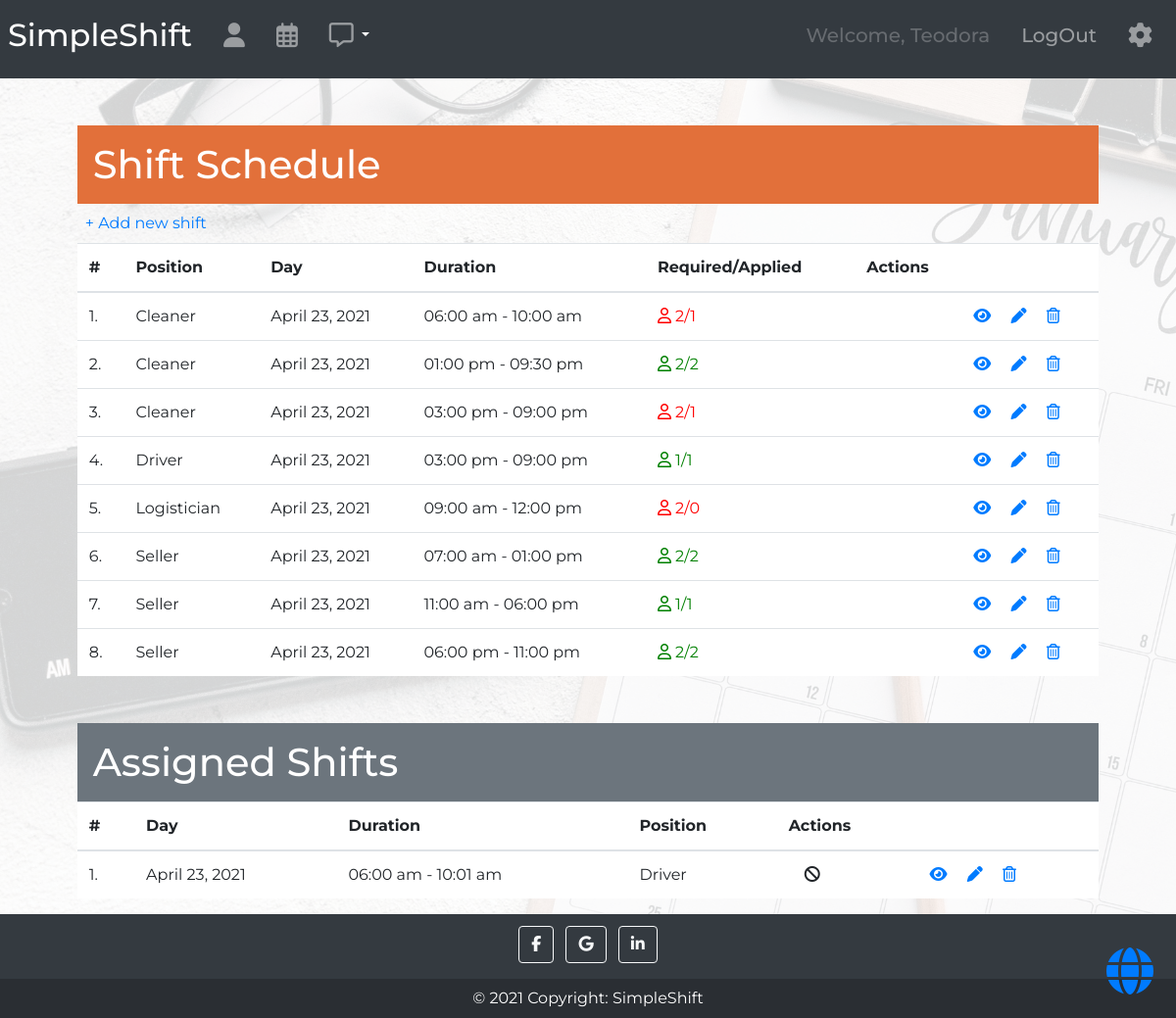
The page /shifts/ (signed in) on the database its author committed.
### shifts/models/employee_model.py (models this page shows, shortened)
class Employee(SimpleEmailConfirmationUserMixin, AbstractUser):
    job = models.ManyToManyField('Job', blank=True, related_name='employees')
    is_admin = models.BooleanField(default=False)
    is_employee = models.BooleanField(default=False)
    is_logged = models.BooleanField(default=False)
    def __str__(self):
        if self.first_name:
            return f"{self.first_name} {self.last_name}"
        else:
            return f"{self.username}"

### shifts/models/shift_model.py (models this page shows, shortened)
class Shift(models.Model):
    start_time = models.DateTimeField()
    end_time = models.DateTimeField()
    job_type = models.ForeignKey('Job', on_delete=models.CASCADE, related_name='shifts')
    required_employees = models.PositiveIntegerField(default=1)
    def __str__(self):
        return f"{ self.get_start_time().strftime('%I:%M %p') } - { self.get_end_time().strftime('%I:%M %p') }".lower()
    def get_start_time(self):
        return self.start_time.replace(tzinfo=timezone.utc).astimezone(tz=None)
    def get_end_time(self):
        return self.end_time.replace(tzinfo=timezone.utc).astimezone(tz=None)
    def count_difference(self):
        return self.required_employees - self.assigned.filter(shift_id=self.id).count()
    def replacement_requested(self):
        return ShiftEmployee.objects.filter(shift_id=self.pk).filter(status='replace')

### shifts/models/job_model.py (models this page shows, shortened)
class Job(models.Model):
    title = models.CharField(max_length=100)
    hourly_fee = models.DecimalField('Hourly fee EUR', max_digits=10, decimal_places=2)
    description = models.TextField(max_length=255, null=True, blank=True)
    def __str__(self):
        return self.title

### shifts/models/shift_employee_model.py (models this page shows, shortened)
class ShiftEmployee(models.Model):
    shift = models.ForeignKey('Shift', on_delete=models.CASCADE, related_name='assigned')
    employee = models.ForeignKey('Employee', on_delete=models.CASCADE, null=True, related_name='assigned')
    status = models.CharField(max_length=20, null=True, blank=True)
    absence_reason = models.CharField(max_length=255, null=True, blank=True)
    absence_report_time = models.DateTimeField(null=True, blank=True)
    def get_report_time(self):
        return self.absence_report_time.replace(tzinfo=timezone.utc).astimezone(tz=None)

### shifts/views/shift_views.py (the view)
# urls.py: path('', ShiftListView.as_view(), name='shift_list'),
class ShiftListView(LoginRequiredMixin, generic.ListView):
    template_name = 'shifts/shift_list.html'
    def get_queryset(self):
        user = self.request.user
        queryset = Shift.objects.order_by('job_type__title', 'start_time')
        if self.request.user.is_employee:
            queryset = queryset.filter(job_type__in=self.request.user.job.all())
        return queryset
    def get_context_data(self, *, object_list=None, **kwargs):
        context = super(ShiftListView, self).get_context_data(**kwargs)
        user = self.request.user
        queryset = ShiftEmployee.objects.filter(employee_id=user.id).order_by('shift__start_time')
        assigned = [shiftemployee.shift for shiftemployee in ShiftEmployee.objects.filter(employee_id=user.id)]
        context.update({
            'assigned_shifts': queryset,
            'assigned': assigned,
        })
        return context

### shifts/templates/shifts/shift_list.html (shortened to what this page needs)
{% extends 'base.html' %}
{% block content %}
<div class="row justify-content-center container-fluid m-0">
  <div class="col-11">
    <h1 class="m-0 mt-5 p-3 text-white" style="background-color:#e2703a;">Shift Schedule</h1>
    {% if user.is_admin %}
    <div class="p-2"><a href="{% url 'shifts:shift_create' %}">+ Add new shift</a></div>
    {% endif %}
      <table class="table table-hover bg-white table-counter">
        <thead>
        <tr>
          <th>#</th>
          <th scope="col">Position</th>
          <th scope="col">Day</th>
          <th scope="col">Duration</th>
          <th scope="col">Required/Applied</th>
          <th scope="col">Actions</th>
          <th scope="col"></th>
        </tr>
        </thead>
        <tbody>
        {% for shift in shift_list %}
        {% if shift not in assigned %}
        <tr>
          <td></td>
          <td>{{ shift.job_type }}</td>
          <td>{{ shift.start_time.date }}</td>
          <td>{{ shift }}</td>
          <td {% if not shift.count_difference %} style="color:green" {% else %} style="color:red;"{% endif %}><i class="far fa-user"></i> {{ shift.required_employees }}/<a style='cursor:pointer;' data-toggle="popover" title="Assigned Employees" data-html="true" data-content="{% for obj in shift.assigned.all %} {{ obj.employee }} <br /> {% empty %}No data to display{% endfor %}">{{ shift.assigned.count }}</a></td>
          <td>
          </td>
          <td>
            <a title="Details" href="{% url 'shifts:shift_detail' pk=shift.pk %}"><i class="fas fa-eye"></i></a>
            {% if user.is_admin %}
            <a title='Edit' href="{% url 'shifts:shift_update' pk=shift.pk %}"><i class="fas fa-pen ml-3 mr-3"></i></a>
            <a title='Remove' href="{% url 'shifts:shift_delete' pk=shift.pk %}"><i class="far fa-trash-alt"></i></a>
            {% endif %}
          </td>
        </tr>
        {% endif %}
        {% endfor %}
  </tbody>
</table>
      {% if assigned_shifts %}
        <h1 class="m-0 mt-5 p-3 bg-secondary text-white">Assigned Shifts</h1>
      <table class="table table-hover bg-white table-counter">
        <thead>
        <tr>
          <th>#</th>
          <th scope="col">Day</th>
          <th scope="col">Duration</th>
          <th scope="col">Position</th>
          <th scope="col">Actions</th>
          <th scope="col"></th>
        </tr>
        </thead>
        <tbody>
        {% for assigned_shift in assigned_shifts %}
        <tr>
          <td></td>
          <td>{{ assigned_shift.shift.start_time.date }}</td>
          <td>{{ assigned_shift.shift }}</td>
          <td>{{ assigned_shift.shift.job_type }}</td>
          {% if not assigned_shift.status %}
          <td><a class='mr-3' title="Request for replacement" href="{% url 'shifts:replace_request' pk=assigned_shift.shift.id %}" onclick="return confirm('Are you sure?');"><i class="fas fa-exchange-alt"></i></a>
          {% elif assigned_shift.status == 'replace' %}
          <td class='mr-3' title="Replacement requested"><i class="fas fa-hourglass-half"></i>
          {% else %}
          <td>
          {% endif %}
          {% if assigned_shift.status != 'absence' %}
          <a class='ml-3' title="Report Absence" href="{% url 'shifts:absence_report' pk=assigned_shift.shift.id %}"><i class="fas fa-ban"></i></a></td>
            {% elif assigned_shift.status == 'absence' %}
          <a class='ml-3'  style='cursor:pointer;' data-toggle="popover" title="Absence reported" data-content="Reported: {{ assigned_shift.get_report_time }} Reason for Absence: '{{ assigned_shift.absence_reason }}'"><i class="fas fa-ban"></i></a></td>
          {% else %}
          </td>
          {% endif %}
          <td><a  title="Details" href="{% url 'shifts:shift_detail' pk=assigned_shift.shift.id %}"><i class="fas fa-eye"></i></a>
          {% if user.is_admin %}
            <a title='Edit' href="{% url 'shifts:shift_update' pk=assigned_shift.shift.id %}"><i class="fas fa-pen ml-3 mr-3"></i></a>
            <a title='Remove' href="{% url 'shifts:shift_delete' pk=assigned_shift.shift.id %}"><i class="far fa-trash-alt"></i></a>
            {% endif %}
          </td>
        </tr>
        {% endfor %}
        {% endif %}
          </tbody>
</table>
  </div>
</div>
{% endblock %}

### templates/base.html (shortened to what this page needs)
<!doctype html>
{% load static %}
{% load notifications_tags %}
<html lang="en">
  <head>
    <link rel="stylesheet" href="https://maxcdn.bootstrapcdn.com/bootstrap/4.0.0/css/bootstrap.min.css">
    <link rel="stylesheet" href="{% static 'css/master.css' %}">
  </head>
  <body>
  {% include 'navbar.html' %}
<div class="content p-0 m-0 container-fluid">
          {% block content %}
          {% endblock %}
  {% if user.is_authenticated %}
  <div class="fixed"><a href="{% url 'shifts:live_shifts' %}" class="btn m-3" title="Live Shifts"><i class="fas fa-globe fa-3x"></i></a></div>
{% endif %}
</div>
  {% include 'footer.html' %}
  </body>
</html>

### templates/navbar.html (shortened to what this page needs)
{% load notifications_tags %}
<nav class="navbar navbar-expand-lg navbar-dark bg-dark p-2">
  <a class="navbar-brand" href="{% url 'home' %}"><h2>SimpleShift</h2></a>
  <div class="collapse navbar-collapse" id="navbarToggler">
    {% if user.is_authenticated %}
    <ul class="navbar-nav mr-auto mt-2 mt-lg-0">
        <li class="nav-item p-2">
            <a class="nav-link" title='Profile' href="{% url 'employee_detail' pk=user.pk %}"><h5><i class="fas fa-user fa-lg"></i></h5></a>
        </li>
        <li class="nav-item p-2">
            <a class="nav-link" title='Shift schedule' href="{% url 'shifts:shift_list' %}"><h5><i class="far fa-calendar-alt fa-lg"></i></h5></a>
        </li>
         <li class="nav-item pt-2 pb-2 pl-2">
             <a  href="{% url 'shifts:notice' %}" class="nav-link notification" title='Notifications'>
                     <h5><i class="far fa-comment-alt fa-lg"></i></h5>
             </a>
         </li>
             <li class="nav-item pt-3 pb-2 dropdown show" style="cursor:pointer;color:white;">
                 <a class="dropdown-toggle" id="dropdownMenuLink" data-toggle="dropdown" aria-haspopup="true" aria-expanded="false"></a>
             </li>
    </ul>
    {% endif %}
    <ul class="navbar-nav ml-auto mt-2 mt-lg-0">
        {% if user.is_authenticated %}
        <li class="nav-item p-2">
            <a class="nav-link disabled"><h5>Welcome, {{ user.first_name }}</h5></a>
        </li>
        <li class="nav-item p-2">
            <a class="nav-link" href="{% url 'logout' %}"><h5>LogOut</h5></a>
        </li>
        {% endif %}
         {% if user.is_admin %}
        <li class="nav-item p-2">
            <a class="nav-link" title='Settings' onclick="openNav()"><h5><i class="fas fa-cog fa-lg"></i></h5></a>
        </li>
        {% endif %}
    </ul>
  </div>
</nav>

### templates/footer.html
<footer class="bg-dark text-center text-white footer">
  <div class="container p-2">
    <section class="mb-1">
      <a class="btn btn-outline-light btn-floating m-1" href="#!" role="button"
        ><i class="fab fa-facebook-f"></i
      ></a>
      <a class="btn btn-outline-light btn-floating m-1" href="#!" role="button"
        ><i class="fab fa-google"></i
      ></a>
      <a class="btn btn-outline-light btn-floating m-1" href="#!" role="button"
        ><i class="fab fa-linkedin-in"></i
      ></a>
    </section>
  </div>
  <div class="text-center p-2" style="background-color: rgba(0, 0, 0, 0.2);">
    © 2021 Copyright:
    <a class="text-white" href="#">SimpleShift</a>
  </div>
</footer>

### static/css/master.css (style rules this page uses)
html, body { height: 100%; font-family: 'Montserrat', sans-serif; }
body { display: flex; flex-direction: column; }
.content { flex: 1 0 auto; }
.footer { flex-shrink: 0; }
.table-counter { counter-reset: row-num-1; }
.table-counter tr { counter-increment: row-num; }
.table-counter tr td:first-child::before { content: counter(row-num) ". "; }
.notification { position: relative; display: inline-block; }
div.fixed { position: fixed; bottom: 0; right: 0; width: 100px; }

### rows shown on the page
Employee: first_name "Teodora"
Shift: job_type "Cleaner", start_time "April 23, 2021", start_time+end_time "06:00 am - 10:00 am", required_employees "2", assigned.count "1"
Shift: job_type "Cleaner", start_time "April 23, 2021", start_time+end_time "01:00 pm - 09:30 pm", required_employees "2", assigned.count "2"
Shift: job_type "Cleaner", start_time "April 23, 2021", start_time+end_time "03:00 pm - 09:00 pm", required_employees "2", assigned.count "1"
Shift: job_type "Driver", start_time "April 23, 2021", start_time+end_time "03:00 pm - 09:00 pm", required_employees "1", assigned.count "1"
Shift: job_type "Logistician", start_time "April 23, 2021", start_time+end_time "09:00 am - 12:00 pm", required_employees "2", assigned.count "0"
Shift: job_type "Seller", start_time "April 23, 2021", start_time+end_time "07:00 am - 01:00 pm", required_employees "2", assigned.count "2"
Shift: job_type "Seller", start_time "April 23, 2021", start_time+end_time "11:00 am - 06:00 pm", required_employees "1", assigned.count "1"
Shift: job_type "Seller", start_time "April 23, 2021", start_time+end_time "06:00 pm - 11:00 pm", required_employees "2", assigned.count "2"
ShiftEmployee: shift.start_time "April 23, 2021", shift "06:00 am - 10:01 am", shift.job_type "Driver"
